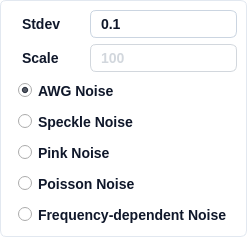
          <widget class="QFrame" name="pyqt5_frame_buffer_group_2">
           <property name="layoutDirection">
            <enum>Qt::LeftToRight</enum>
           </property>
           <property name="autoFillBackground">
            <bool>false</bool>
           </property>
           <property name="styleSheet">
            <string notr="true">box-sizing: border-box;
display: flex;
flex-direction: column;
align-items: flex-start;
gap: 25px;
background: #FFFFFF;
border: 1px solid #E2E8F0; /* slate/200 */
border-radius: 6px;</string>
           </property>
           <property name="frameShape">
            <enum>QFrame::StyledPanel</enum>
           </property>
           <property name="frameShadow">
            <enum>QFrame::Raised</enum>
           </property>
           <layout class="QVBoxLayout" name="verticalLayout_15">
            <property name="spacing">
             <number>6</number>
            </property>
            <property name="leftMargin">
             <number>9</number>
            </property>
            <property name="topMargin">
             <number>9</number>
            </property>
            <property name="rightMargin">
             <number>9</number>
            </property>
            <property name="bottomMargin">
             <number>9</number>
            </property>
            <item>
             <layout class="QHBoxLayout" name="horizontalLayout_28" stretch="1,2">
              <property name="leftMargin">
               <number>0</number>
              </property>
              <property name="topMargin">
               <number>0</number>
              </property>
              <property name="rightMargin">
               <number>0</number>
              </property>
              <property name="bottomMargin">
               <number>0</number>
              </property>
              <item>
               <widget class="QLabel" name="label_22">
                <property name="styleSheet">
                 <string notr="true"> 	border: none;
	color: #0F172A;  /* Text color */
    font-family: 'Segoe UI', sans-serif;  /* Font family */
    font-style: normal;  /* Font style */
    font-weight: 500;  /* Font weight */
    font-size: 14px;  /* Font size */
    line-height: 24px;  /* Line height */
    padding: 4px 8px;  /* Padding */</string>
                </property>
                <property name="text">
                 <string>&lt;html&gt;&lt;head/&gt;&lt;body&gt;&lt;p&gt;Stdev&lt;/p&gt;&lt;/body&gt;&lt;/html&gt;</string>
                </property>
               </widget>
              </item>
              <item>
               <widget class="QLineEdit" name="pyqt5_entry_noise_stdev">
                <property name="enabled">
                 <bool>true</bool>
                </property>
                <property name="maximumSize">
                 <size>
                  <width>200</width>
                  <height>16777215</height>
                 </size>
                </property>
                <property name="styleSheet">
                 <string notr="true">QLineEdit {
    background: #FFFFFF;  /* Default background */
    border: 1px solid #CBD5E1;  /* Default border */
    border-radius: 6px;  /* Rounded corners */
    color: #0F172A;  /* Text color */
    font-family: 'Segoe UI', sans-serif;  /* Font family */
    font-style: normal;  /* Font style */
    font-weight: 500;  /* Font weight */
    font-size: 14px;  /* Font size */
    line-height: 24px;  /* Line height */
    padding: 4px 8px;  /* Padding */
}

/* Disabled State */
QLineEdit:disabled {
    color: #D2D7DD;
    border: 1px solid #D2D7DD;
}
</string>
                </property>
                <property name="text">
                 <string>0.1</string>
                </property>
               </widget>
              </item>
             </layout>
            </item>
            <item>
             <layout class="QHBoxLayout" name="horizontalLayout_30" stretch="1,2">
              <property name="leftMargin">
               <number>0</number>
              </property>
              <property name="topMargin">
               <number>0</number>
              </property>
              <property name="rightMargin">
               <number>0</number>
              </property>
              <property name="bottomMargin">
               <number>0</number>
              </property>
              <item>
               <widget class="QLabel" name="label_24">
                <property name="styleSheet">
                 <string notr="true"> 	border: none;
	color: #0F172A;  /* Text color */
    font-family: 'Segoe UI', sans-serif;  /* Font family */
    font-style: normal;  /* Font style */
    font-weight: 500;  /* Font weight */
    font-size: 14px;  /* Font size */
    line-height: 24px;  /* Line height */
    padding: 4px 8px;  /* Padding */</string>
                </property>
                <property name="text">
                 <string>&lt;html&gt;&lt;head/&gt;&lt;body&gt;&lt;p&gt;Scale&lt;/p&gt;&lt;/body&gt;&lt;/html&gt;</string>
                </property>
               </widget>
              </item>
              <item>
               <widget class="QLineEdit" name="pyqt5_entry_noise_scale">
                <property name="enabled">
                 <bool>false</bool>
                </property>
                <property name="maximumSize">
                 <size>
                  <width>200</width>
                  <height>16777215</height>
                 </size>
                </property>
                <property name="styleSheet">
                 <string notr="true">QLineEdit {
    background: #FFFFFF;  /* Default background */
    border: 1px solid #CBD5E1;  /* Default border */
    border-radius: 6px;  /* Rounded corners */
    color: #0F172A;  /* Text color */
    font-family: 'Segoe UI', sans-serif;  /* Font family */
    font-style: normal;  /* Font style */
    font-weight: 500;  /* Font weight */
    font-size: 14px;  /* Font size */
    line-height: 24px;  /* Line height */
    padding: 4px 8px;  /* Padding */
}

/* Disabled State */
QLineEdit:disabled {
    color: #D2D7DD;
    border: 1px solid #D2D7DD;
}
</string>
                </property>
                <property name="text">
                 <string>100</string>
                </property>
               </widget>
              </item>
             </layout>
            </item>
            <item>
             <widget class="QRadioButton" name="pyqt5_radio_noise_awg">
              <property name="styleSheet">
               <string notr="true">QRadioButton {
    border: none;  /* No border for the radio button */
    color: #0F172A;  /* Text color */
    font-family: 'Segoe UI', sans-serif;  /* Font family */
    font-style: normal;  /* Font style */
    font-weight: 500;  /* Font weight */
    font-size: 14px;  /* Font size */
    line-height: 24px;  /* Line height */
    padding: 4px 8px;  /* Padding around the radio button text */
}

/* Checked state */
QRadioButton::indicator:checked {
	image: url(:/ui/qt/resources/radiobutton/radio_enabled_checked.png);
}

QRadioButton::indicator:unchecked {
   image: url(:/ui/qt/resources/radiobutton/radio_enabled_unchecked.png);
}

/* Disabled State */
QRadioButton:disabled {
    color: #D2D7DD;  /* Text color when disabled */
}

QRadioButton::indicator:disabled {
}
</string>
              </property>
              <property name="text">
               <string>AWG Noise</string>
              </property>
              <property name="checked">
               <bool>true</bool>
              </property>
             </widget>
            </item>
            <item>
             <widget class="QRadioButton" name="pyqt5_radio_noise_speckle">
              <property name="styleSheet">
               <string notr="true">QRadioButton {
    border: none;  /* No border for the radio button */
    color: #0F172A;  /* Text color */
    font-family: 'Segoe UI', sans-serif;  /* Font family */
    font-style: normal;  /* Font style */
    font-weight: 500;  /* Font weight */
    font-size: 14px;  /* Font size */
    line-height: 24px;  /* Line height */
    padding: 4px 8px;  /* Padding around the radio button text */
}

/* Checked state */
QRadioButton::indicator:checked {
	image: url(:/ui/qt/resources/radiobutton/radio_enabled_checked.png);
}

QRadioButton::indicator:unchecked {
   image: url(:/ui/qt/resources/radiobutton/radio_enabled_unchecked.png);
}

/* Disabled State */
QRadioButton:disabled {
    color: #D2D7DD;  /* Text color when disabled */
}

QRadioButton::indicator:disabled {
}
</string>
              </property>
              <property name="text">
               <string>Speckle Noise</string>
              </property>
             </widget>
            </item>
            <item>
             <widget class="QRadioButton" name="pyqt5_radio_noise_pink">
              <property name="styleSheet">
               <string notr="true">QRadioButton {
    border: none;  /* No border for the radio button */
    color: #0F172A;  /* Text color */
    font-family: 'Segoe UI', sans-serif;  /* Font family */
    font-style: normal;  /* Font style */
    font-weight: 500;  /* Font weight */
    font-size: 14px;  /* Font size */
    line-height: 24px;  /* Line height */
    padding: 4px 8px;  /* Padding around the radio button text */
}

/* Checked state */
QRadioButton::indicator:checked {
	image: url(:/ui/qt/resources/radiobutton/radio_enabled_checked.png);
}

QRadioButton::indicator:unchecked {
   image: url(:/ui/qt/resources/radiobutton/radio_enabled_unchecked.png);
}

/* Disabled State */
QRadioButton:disabled {
    color: #D2D7DD;  /* Text color when disabled */
}

QRadioButton::indicator:disabled {
}
</string>
              </property>
              <property name="text">
               <string>Pink Noise</string>
              </property>
             </widget>
            </item>
            <item>
             <widget class="QRadioButton" name="pyqt5_radio_noise_poisson">
              <property name="styleSheet">
               <string notr="true">QRadioButton {
    border: none;  /* No border for the radio button */
    color: #0F172A;  /* Text color */
    font-family: 'Segoe UI', sans-serif;  /* Font family */
    font-style: normal;  /* Font style */
    font-weight: 500;  /* Font weight */
    font-size: 14px;  /* Font size */
    line-height: 24px;  /* Line height */
    padding: 4px 8px;  /* Padding around the radio button text */
}

/* Checked state */
QRadioButton::indicator:checked {
	image: url(:/ui/qt/resources/radiobutton/radio_enabled_checked.png);
}

QRadioButton::indicator:unchecked {
   image: url(:/ui/qt/resources/radiobutton/radio_enabled_unchecked.png);
}

/* Disabled State */
QRadioButton:disabled {
    color: #D2D7DD;  /* Text color when disabled */
}

QRadioButton::indicator:disabled {
}
</string>
              </property>
              <property name="text">
               <string>Poisson Noise</string>
              </property>
             </widget>
            </item>
            <item>
             <widget class="QRadioButton" name="pyqt5_radio_noise_frequency">
              <property name="styleSheet">
               <string notr="true">QRadioButton {
    border: none;  /* No border for the radio button */
    color: #0F172A;  /* Text color */
    font-family: 'Segoe UI', sans-serif;  /* Font family */
    font-style: normal;  /* Font style */
    font-weight: 500;  /* Font weight */
    font-size: 14px;  /* Font size */
    line-height: 24px;  /* Line height */
    padding: 4px 8px;  /* Padding around the radio button text */
}

/* Checked state */
QRadioButton::indicator:checked {
	image: url(:/ui/qt/resources/radiobutton/radio_enabled_checked.png);
}

QRadioButton::indicator:unchecked {
   image: url(:/ui/qt/resources/radiobutton/radio_enabled_unchecked.png);
}

/* Disabled State */
QRadioButton:disabled {
    color: #D2D7DD;  /* Text color when disabled */
}

QRadioButton::indicator:disabled {
}
</string>
              </property>
              <property name="text">
               <string>Frequency-dependent Noise</string>
              </property>
             </widget>
            </item>
            <item>
             <spacer name="verticalSpacer_17">
              <property name="orientation">
               <enum>Qt::Vertical</enum>
              </property>
              <property name="sizeHint" stdset="0">
               <size>
                <width>0</width>
                <height>0</height>
               </size>
              </property>
             </spacer>
            </item>
           </layout>
          </widget>
